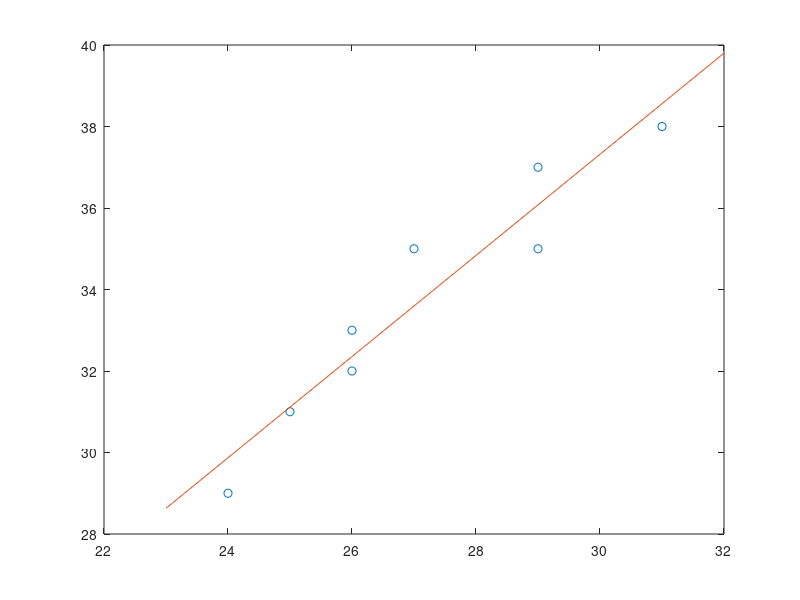

Write MATLAB code to recreate this figure.
clear
clc

rumorosita=[25;26;29;31;24;29;26;27];
peso=[31;33;37;38;29;35;32;35];

p=polyfit(rumorosita,peso,1);
f=@(x) p(1)*x+p(2);

x=min(rumorosita)-1:0.1:max(rumorosita)+1;
y=f(x);

plot(rumorosita,peso,'o',x,y)

x=rumorosita;
y=peso;
xbar=mean(x);
ybar=mean(y);

Sxx=0.0;
Syy=0.0;
Sxy=0.0;
for i=1:1:length(x)
    Sxx=Sxx+(x(i)-xbar)^2;
    Syy=Syy+(y(i)-ybar)^2;
    Sxy=Sxy+(x(i)-xbar)*(y(i)-ybar);
end
R2=Sxy^2/(Sxx*Syy)

n=length(x);
SSres=(Sxx*Syy-Sxy^2)/Sxx;
R2corretto=1-SSres/Syy*(n-1)/(n-2)
regressione=@(x) p(1)*x+p(2)
regressione(40)
